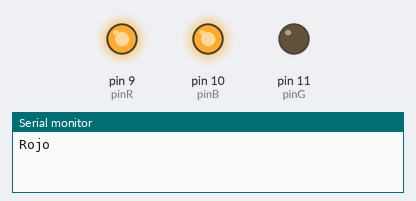
Simulated run of this sketch. Board: Arduino Uno, built with avr-gcc and run on an emulated ATmega328P. Parts: output pins drawn as LEDs (lit = HIGH), the last lines printed to the serial monitor.

Above: at 1.5 s.
At 5.0 s:
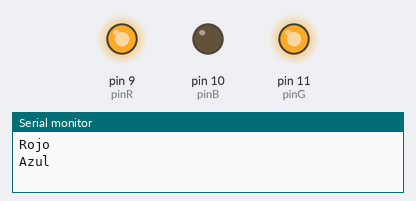
At 9.5 s:
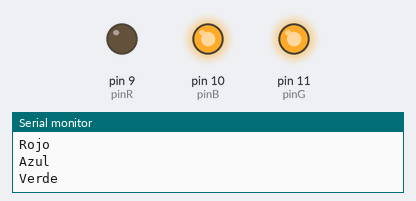
Timing chart, 0 to 15.6 s (numbered marks = the images above):
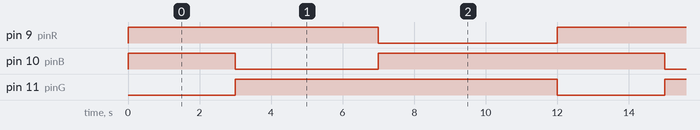

The sketch:

leds_cata_v03_colores_buenos.ino
```cpp
// Definición de los pines
const int pinR = 9;
const int pinB = 10;
const int pinG = 11;

// Tiempos de encendido para cada color (en milisegundos)
const int tiempoRojo = 3000;
const int tiempoAzul = 4000;
const int tiempoVerde = 5000;

void setup() {
  // Configuración de los pines como salidas
  pinMode(pinR, OUTPUT);
  pinMode(pinB, OUTPUT);
  pinMode(pinG, OUTPUT);

  // Inicializar comunicación serial
  Serial.begin(9600);
}

void loop() {
  // Encender el color rojo
  digitalWrite(pinR, HIGH);
  digitalWrite(pinB, HIGH);
  digitalWrite(pinG, LOW);
  Serial.println("Rojo");
  delay(tiempoRojo);

  // Encender el color azul
  digitalWrite(pinR, HIGH);
  digitalWrite(pinB, LOW);
  digitalWrite(pinG, HIGH);
  Serial.println("Azul");
  delay(tiempoAzul);

  // Encender el color verde
  digitalWrite(pinR, LOW);
  digitalWrite(pinB, HIGH);
  digitalWrite(pinG, HIGH);
  Serial.println("Verde");
  delay(tiempoVerde);

}
```

Measured:
- by itself, pin 9 (pinR): alternates HIGH for 7.0 s and LOW for 5.0 s
- by itself, pin 10 (pinB): repeats every 12.0 s: LOW 4.0 s, HIGH 8.0 s
- by itself, pin 11 (pinG): alternates HIGH for 9.0 s and LOW for 3.0 s
